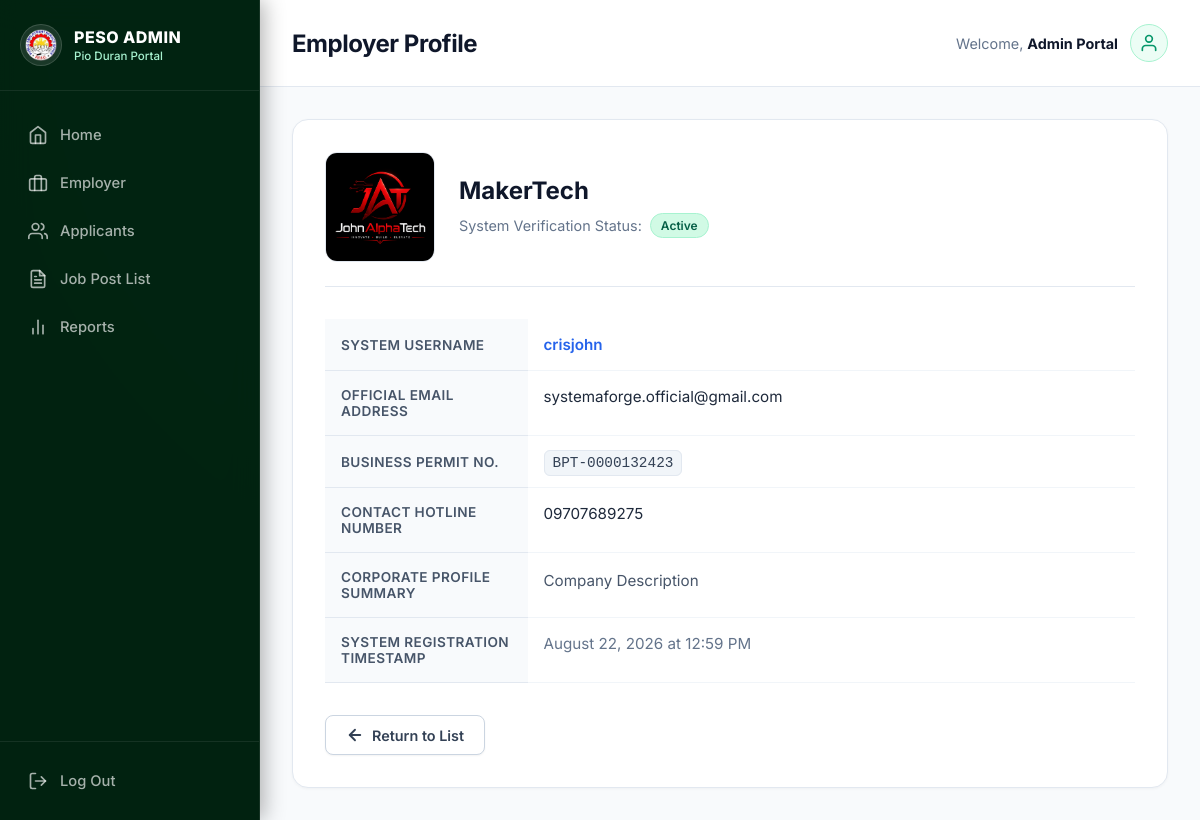
/peso/employers/1/ (signed in), run on the app's committed database.
### employer/models.py (models this page shows)
class Employer(models.Model):
    employer = models.OneToOneField(User, on_delete=models.CASCADE)
    company_name = models.CharField(max_length=255)
    business_permit_no = models.CharField(max_length=255, unique=True)
    contact_no = models.CharField(max_length=11, unique=True)
    description = models.TextField()
    company_logo = models.ImageField(upload_to="company_logo")
    created_at = models.DateTimeField(auto_now_add=True)
    is_active = models.BooleanField(default=True)

### user/models.py (models this page shows)
class User(AbstractUser):
    ROLE_CHOICES = (
        ("admin", "Admin"),
        ("employer", "Employer"),
        ("applicant", "Applicant"),
    )
    role = models.CharField(max_length=20, choices=ROLE_CHOICES, default="applicant")

### core/views.py (the view)
# urls.py: path("employers/<int:id>/", views.employer_detail, name="employer_detail"),
@login_required(login_url="login_user")
def employer_detail(request, id):
    employer = get_object_or_404(Employer, id=id)
    return render(request, "pages/employer_detail.html", {
        "employer": employer
    })

### core/templates/pages/employer_detail.html (shortened to what this page needs)
{% extends 'base.html' %}
{% load static %}
{% block content %}
<header class="content-header">
    <div class="page-title">
        <h2>Employer Profile</h2>
    </div>
    <div class="admin-profile">
        <span>Welcome, <strong>Admin Portal</strong></span>
        <div class="profile-badge">
            <svg viewBox="0 0 24 24" stroke-width="2" stroke-linecap="round" stroke-linejoin="round">
                <path d="M20 21v-2a4 4 0 0 0-4-4H8a4 4 0 0 0-4 4v2"></path>
                <circle cx="12" cy="7" r="4"></circle>
            </svg>
        </div>
    </div>
</header>
<div class="dashboard-workspace">
    <div class="data-card">
        <div class="entity-header">
            {% if employer.company_logo %}
                <img src="{{ employer.company_logo.url }}"
                     alt="{{ employer.company_name }} Logo"
                     class="company-logo-img">
            {% endif %}
            <div class="entity-title">
                <h2>{{ employer.company_name }}</h2>
                <div class="entity-status-wrapper">
                    <span>System Verification Status:</span>
                    {% if employer.is_active %}
                        <span class="badge-status active">Active</span>
                    {% else %}
                        <span class="badge-status suspended">Suspended</span>
                    {% endif %}
                </div>
            </div>
        </div>
        <div class="table-responsive">
            <table class="details-table">
                <tbody>
                    <tr>
                        <th>System Username</th>
                        <td style="color: #2563eb; font-weight: 600;">{{ employer.employer.username }}</td>
                    </tr>
                    <tr>
                        <th>Official Email Address</th>
                        <td>{{ employer.employer.email }}</td>
                    </tr>
                    <tr>
                        <th>Business Permit No.</th>
                        <td><code class="permit-code">{{ employer.business_permit_no }}</code></td>
                    </tr>
                    <tr>
                        <th>Contact Hotline Number</th>
                        <td>{{ employer.contact_no }}</td>
                    </tr>
                    <tr>
                        <th>Corporate Profile Summary</th>
                        <td style="line-height: 1.6; color: #475569;">
                            {{ employer.description|default:"No corporate summary details provided yet." }}
                        </td>
                    </tr>
                    <tr>
                        <th>System Registration Timestamp</th>
                        <td style="color: #64748b;">
                            {{ employer.created_at|date:"F d, Y" }} at {{ employer.created_at|date:"h:i A" }}
                        </td>
                    </tr>
                </tbody>
            </table>
        </div>
        <div style="display: flex; justify-content: flex-start;">
            <a href="{% url 'employer-list' %}" class="btn-secondary">
                <svg width="18" height="18" viewBox="0 0 24 24" fill="none" stroke="currentColor" stroke-width="2.5" stroke-linecap="round" stroke-linejoin="round">
                    <line x1="19" y1="12" x2="5" y2="12"></line>
                    <polyline points="12 19 5 12 12 5"></polyline>
                </svg>
                <span>Return to List</span>
            </a>
        </div>
    </div>
</div>
{% endblock %}

### core/templates/base.html (style rules this page uses)
:root { --bg-dark: #011409; --sidebar-bg: rgba(2, 36, 18, 0.92); --sidebar-border: rgba(255, 255, 255, 0.08); --emerald-primary: #059669; --emerald-hover: #047857; --mint-accent: #34d399; --sidebar-width: 260px; --text-light: #ffffff; --text-sub: #a7f3d0; --text-muted: rgba(255, 255, 255, 0.65); --card-bg: rgba(2, 36, 18, 0.7); --card-border: rgba(255, 255, 255, 0.1); --font-main: 'Inter', system-ui, -apple-system, sans-serif; }
*, *::before, *::after { margin: 0; padding: 0; box-sizing: border-box; }
body { background-color: var(--bg-dark); background-image: radial-gradient(circle at 50% 0%, #032b16 0%, #011409 75%); color: var(--text-light); font-family: var(--font-main); min-height: 100vh; display: flex; -webkit-font-smoothing: antialiased; }

### core/templates/pages/employer_detail.html (style rules this page uses)
.content-header { display: flex; justify-content: space-between; align-items: center; padding: 24px 32px; background: #ffffff; border-bottom: 1px solid #e2e8f0; box-shadow: 0 1px 3px rgba(0, 0, 0, 0.02); }
.page-title h2 { font-size: 1.5rem; font-weight: 700; color: #0f172a; letter-spacing: -0.02em; }
.admin-profile { display: flex; align-items: center; gap: 12px; color: #64748b; font-size: 0.9rem; }
.admin-profile strong { color: #0f172a; }
.profile-badge { width: 38px; height: 38px; border-radius: 50%; background: #ecfdf5; border: 1px solid #a7f3d0; display: flex; align-items: center; justify-content: center; }
.profile-badge svg { width: 20px; height: 20px; stroke: #059669; fill: none; }
.dashboard-workspace { padding: 32px; background-color: #f8fafc; display: flex; flex-direction: column; gap: 24px; min-height: calc(100vh - 87px); }
.data-card { background: #ffffff; border: 1px solid #e2e8f0; border-radius: 16px; padding: 32px; box-shadow: 0 1px 3px rgba(0, 0, 0, 0.04); }
.entity-header { display: flex; align-items: center; gap: 24px; margin-bottom: 32px; padding-bottom: 24px; border-bottom: 1px solid #e2e8f0; }
.company-logo-img { width: 110px; height: 110px; border-radius: 12px; object-fit: cover; border: 1px solid #e2e8f0; background-color: #ffffff; }
.entity-title h2 { margin: 0 0 8px 0; font-size: 1.5rem; font-weight: 700; color: #0f172a; }
.entity-status-wrapper { margin: 0; font-size: 0.9rem; color: #64748b; display: flex; align-items: center; gap: 8px; }
.badge-status { display: inline-flex; align-items: center; padding: 4px 10px; border-radius: 20px; font-size: 0.75rem; font-weight: 600; text-transform: capitalize; }
.badge-status.active { background: #d1fae5; color: #065f46; border: 1px solid #a7f3d0; }
.table-responsive { width: 100%; overflow-x: auto; margin-bottom: 32px; }
.details-table { width: 100%; border-collapse: collapse; text-align: left; }
.details-table th { padding: 16px; width: 25%; font-weight: 600; font-size: 0.85rem; color: #475569; background-color: #f8fafc; border-bottom: 1px solid #e2e8f0; text-transform: uppercase; letter-spacing: 0.03em; }
.details-table td { padding: 16px; color: #1e293b; font-size: 0.95rem; border-bottom: 1px solid #f1f5f9; vertical-align: top; }
.permit-code { font-family: ui-monospace, SFMono-Regular, Menlo, Monaco, Consolas, monospace; font-size: 0.9rem; background: #f1f5f9; color: #334155; padding: 4px 8px; border-radius: 6px; border: 1px solid #e2e8f0; }
.btn-secondary { display: inline-flex; align-items: center; gap: 8px; padding: 10px 20px; background-color: #ffffff; color: #334155; border: 1px solid #cbd5e1; border-radius: 8px; font-size: 0.9rem; font-weight: 600; text-decoration: none; transition: all 0.2s ease; box-shadow: 0 1px 2px rgba(0, 0, 0, 0.05); }

### data on the page
Employer: company_logo (picture), company_name "MakerTech", employer.username "crisjohn", employer.email "systemaforge.official@gmail.com", business_permit_no "BPT-0000132423", contact_no "09707689275", description "Company Description", created_at "August 22, 2026", created_at "12:59 PM"
